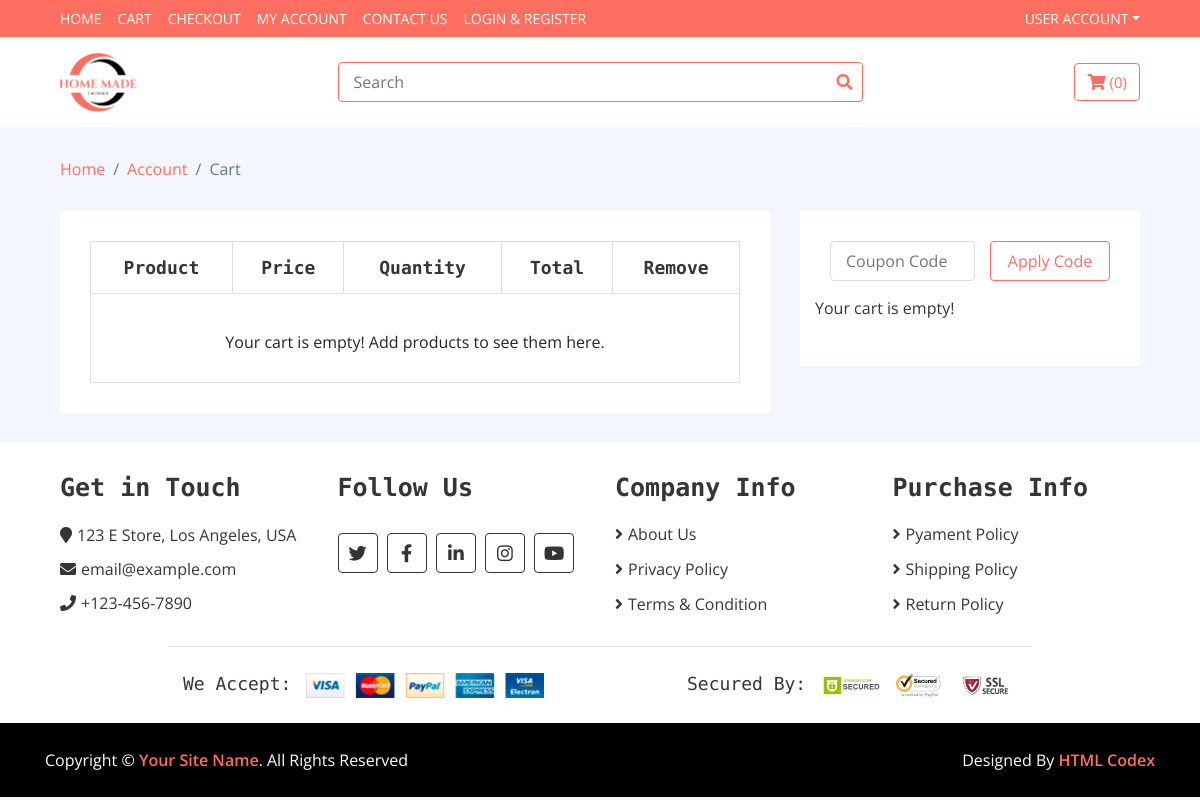
The page /account/cart/ (signed in) on the database as committed earlier.
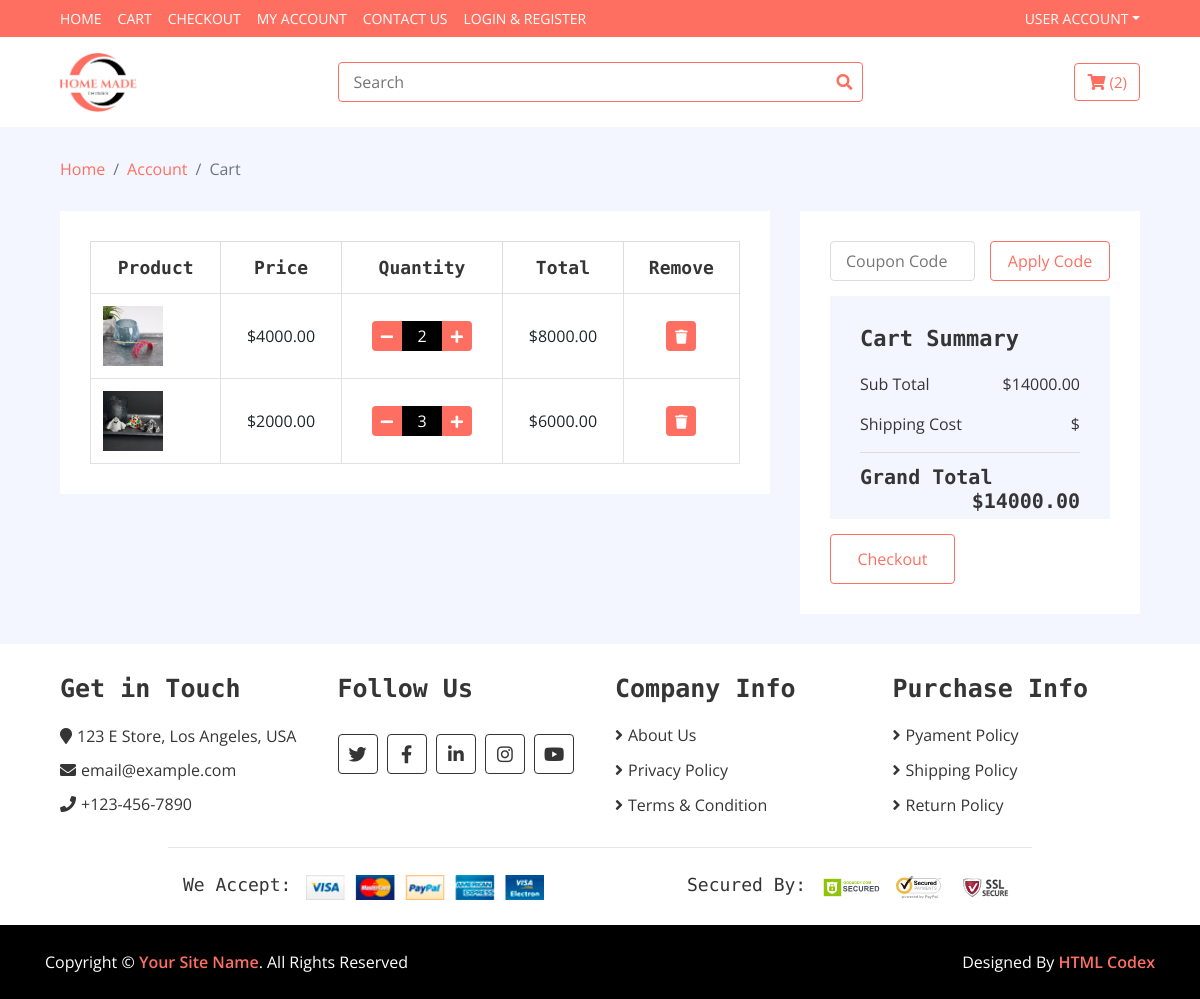
The same page on the database as committed later.
### account/models.py (models this page shows, shortened)
class Profile(BaseModel):
    user = models.OneToOneField(User, on_delete=models.CASCADE)
    is_email_varified = models.BooleanField(default=False)
    email_token = models.CharField(max_length=100,null=True,blank=True)
    prifile_image = models.ImageField(upload_to='profile')
    def get_cart_count(self):
        return CartItems.objects.filter(cart__is_paid=False,cart__user = self.user).count()

class CartItems(BaseModel):
    cart = models.ForeignKey(Cart,on_delete=models.CASCADE,related_name="cart_items")
    product = models.ForeignKey(Product,on_delete=models.SET_NULL,null=True,blank=True)
    quantity = models.PositiveIntegerField(default=1)
    def get_total_price(self):
        return self.product.price * self.quantity

class Cart(BaseModel):
    user = models.ForeignKey(User,on_delete=models.CASCADE,related_name='cart')
    coupon = models.ForeignKey(Coupon,on_delete=models.SET_NULL,null=True,blank=True)
    is_paid = models.BooleanField(default=False)
    payment_id = models.CharField(max_length=100, null=True, blank=True)  # Transaction ID from JazzCash
    payment_method = models.CharField(max_length=50, null=True, blank=True)  # E.g., 'JazzCash'
    payment_date = models.DateTimeField(null=True, blank=True)
    def get_cart_total(self):
        cart_items = self.cart_items.all()
        price = []
        for cart_item in cart_items:
            price.append(cart_item.get_total_price())
        if self.coupon:
            if self.coupon.minimum_amount < sum(price):
                return sum(price) - self.coupon.discount_price
        return sum(price)

### siteApp/models.py (models this page shows, shortened)
class Product(BaseModel):
    title = models.CharField(max_length=100)
    description = models.TextField()
    price = models.DecimalField(max_digits=10,decimal_places=2)
    slug = models.SlugField(unique=True,null=True,blank=True)
    category = models.ForeignKey('Category', on_delete=models.CASCADE,related_name='products')

class ProductImage(BaseModel):
    product = models.ForeignKey('Product',on_delete=models.CASCADE, related_name='product_image')
    image = models.ImageField(upload_to='products/')

### account/views.py (the view, shortened to what this page needs)
# urls.py: path('cart/',cart,name='cart'),
@login_required
def cart(request):
    cart_obj = Cart.objects.filter(is_paid=False, user=request.user).first()
    context = {'cart':cart_obj}
    return render(request, 'accounts/cart.html', context)

### templates/accounts/cart.html (shortened to what this page needs)
{% extends 'base/base.html' %}
{% block start %}
<div class="cart-page">
    <div class="container-fluid">
        <div class="row">
            <div class="col-lg-8">
                <div class="cart-page-inner">
                    <div class="table-responsive">
                        <table class="table table-bordered">
                            <thead class="thead-dark">
                                <tr>
                                    <th>Product</th>
                                    <th>Price</th>
                                    <th>Quantity</th>
                                    <th>Total</th>
                                    <th>Remove</th>
                                </tr>
                            </thead>
                            <tbody class="align-middle">
                            {% if cart and cart.cart_items.exists %}
                              {% for cart_item in cart.cart_items.all %}
                                <tr>
                                    <td>
                                        <div class="img">
                                            <a href="#"><img src="{{ cart_item.product.product_image.first.image.url }}" alt="Image"></a>
                                        </div>
                                    </td>
                                    <td>${{ cart_item.product.price }}</td>
                                    <td>
                                        <div class="qty">
                                            <button class="btn-minus" onclick="updateQuantity('{{ cart_item.uid }}', null ,-1)"><i class="fa fa-minus"></i></button>
                                            <input type="text" name="quantity" id="quantity-{{ cart_item.uid }}" value="{{ cart_item.quantity }}">
                                            <button class="btn-plus"  onclick="updateQuantity('{{ cart_item.uid }}', null ,1)"><i class="fa fa-plus"></i></button>
                                        </div>
                                    </td>
                                    <td id="total-price-{{ cart_item.uid }}">${{ cart_item.get_total_price}}</td>
                                    <td>
                                        <form method="POST" action="{% url 'remove_cart' cart_item.uid %}">
                                            <button type="submit"><i class="fa fa-trash"></i></button>
                                        </form>
                                    </td>
                                </tr>
                                {% empty %}
                                <tr>
                                    <td colspan="5">Your cart is empty!</td>
                                </tr>
                                {% endfor %}
                                {% else %}
                                <tr>
                                    <td colspan="5">
                                        <p class="text-center mt-4">Your cart is empty! Add products to see them here.</p>
                                    </td>
                                </tr>
                        {% endif %}
                            </tbody>
                        </table>
                    </div>
                </div>
            </div>
            <div class="col-lg-4">
                <div class="cart-page-inner">
                    <div class="row">
                        <div class="col-md-12">
                            <div class="coupon">
                                <form method="POST" action="">
                                    <input type="text" name="coupon" placeholder="Coupon Code">
                                    <button type="submit">Apply Code</button>
                                </form>
                            </div>
                        </div>
                        {% if cart %}
                        <div class="col-md-12">
                            <div class="cart-summary">
                                <div class="cart-content">
                                    <h1>Cart Summary</h1>
                                    <p>Sub Total<span  id="subtotal">${{ cart.get_cart_total }}</span></p>
                                    <p>Shipping Cost<span>${{ shipping_cost }}</span></p>
                                    <h2>Grand Total<span id="grandtotal">${{ cart.get_cart_total  }}</span></h2>
                                </div>
                                <div class="cart-btn">
                                    <a href="{% url 'checkout' %}">
                                        <button>Checkout</button>
                                    </a>
                                </div>
                            </div>
                        </div>
                        {% else %}
<p>Your cart is empty!</p>
{% endif %}
                    </div>
                </div>
            </div>
        </div>
    </div>
</div>
{% endblock  %}

### templates/base/base.html (shortened to what this page needs)
<!DOCTYPE html>
<html lang="en">
<head>
<link rel="stylesheet" href="https://cdn.jsdelivr.net/npm/sweetalert2@11/dist/sweetalert2.min.css">
    <link href="https://stackpath.bootstrapcdn.com/bootstrap/4.4.1/css/bootstrap.min.css" rel="stylesheet">
    <link href="https://cdnjs.cloudflare.com/ajax/libs/font-awesome/5.10.0/css/all.min.css" rel="stylesheet">
    <link href="/media/lib/slick/slick-theme.css" rel="stylesheet">
    <link href="/media/lib/slick/slick.css" rel="stylesheet">
    <link rel="stylesheet" href="https://cdnjs.cloudflare.com/ajax/libs/slick-carousel/1.8.1/slick.min.css" />
    <link rel="stylesheet" href="https://cdnjs.cloudflare.com/ajax/libs/slick-carousel/1.8.1/slick-theme.min.css" />
    <link rel="stylesheet" href="/media/css/style.css">
</head>
<body>
     <div class="nav">
        <div class="container-fluid">
            <nav class="navbar navbar-expand-md bg-dark navbar-dark">
                <div class="collapse navbar-collapse justify-content-between" id="navbarCollapse">
                    <div class="navbar-nav mr-auto">
                        <a href="{% url 'index' %}" class="nav-item nav-link">Home</a>
                        {% if user.is_authenticated %}
                        <a href="{% url 'cart' %}" class="nav-item nav-link">Cart</a>
                        <a href="{% url 'checkout' %}" class="nav-item nav-link">Checkout</a>
                        <a href="{% url 'my_account' %}" class="nav-item nav-link">My Account</a>
                        {% endif %}
                        <a href="{% url 'contact_us' %}" class="nav-item nav-link">Contact Us</a>
                        <a href="{% url 'login' %}" class="nav-item nav-link">Login & Register</a>
                    </div>
                    <div class="navbar-nav ml-auto">
                        <div class="nav-item dropdown">
                            <a href="#" class="nav-link dropdown-toggle" data-toggle="dropdown">User Account</a>
                        </div>
                    </div>
                </div>
            </nav>
        </div>
    </div>
    <div class="bottom-bar">
        <div class="container-fluid">
            <div class="row align-items-center">
                <div class="col-md-3">
                    <div class="logo">
                        <a href="{% url 'index' %}">
                            <img src="/media/img/logo.png" alt="Logo">
                        </a>
                    </div>
                </div>
                <div class="col-md-6">
                    <div class="search">
                        <input type="text" placeholder="Search">
                        <button><i class="fa fa-search"></i></button>
                    </div>
                </div>
                <div class="col-md-3">
                    <div class="user">
                        <a href="{% url 'cart' %}" class="btn cart">
                            <i class="fa fa-shopping-cart"></i>
                            <span>({{request.user.profile.get_cart_count}})</span>
                        </a>
                    </div>
                </div>
            </div>
        </div>
    </div>
    <div class="breadcrumb-wrap">
        <div class="container-fluid">
            <ul class="breadcrumb">
                <li class="breadcrumb-item"><a href="{% url 'index' %}">Home</a></li>
                {% for crumb in request.breadcrumbs %}
                    {% if not forloop.last %}
                        <li class="breadcrumb-item"><a href="{{ crumb.url }}">{{ crumb.name }}</a></li>
                    {% else %}
                        <li class="breadcrumb-item active">{{ crumb.name }}</li>
                    {% endif %}
                {% endfor %}
            </ul>
        </div>
    </div>
    {% block start %}
    {% endblock  %}
    <div class="footer">
        <div class="container-fluid">
            <div class="row">
                <div class="col-lg-3 col-md-6">
                    <div class="footer-widget">
                        <h2>Get in Touch</h2>
                        <div class="contact-info">
                            <p><i class="fa fa-map-marker"></i>123 E Store, Los Angeles, USA</p>
                            <p><i class="fa fa-envelope"></i>email@example.com</p>
                            <p><i class="fa fa-phone"></i>+123-456-7890</p>
                        </div>
                    </div>
                </div>
                <div class="col-lg-3 col-md-6">
                    <div class="footer-widget">
                        <h2>Follow Us</h2>
                        <div class="contact-info">
                            <div class="social">
                                <a href=""><i class="fab fa-twitter"></i></a>
                                <a href=""><i class="fab fa-facebook-f"></i></a>
                                <a href=""><i class="fab fa-linkedin-in"></i></a>
                                <a href=""><i class="fab fa-instagram"></i></a>
                                <a href=""><i class="fab fa-youtube"></i></a>
                            </div>
                        </div>
                    </div>
                </div>
                <div class="col-lg-3 col-md-6">
                    <div class="footer-widget">
                        <h2>Company Info</h2>
                        <ul>
                            <li><a href="#">About Us</a></li>
                            <li><a href="#">Privacy Policy</a></li>
                            <li><a href="#">Terms & Condition</a></li>
                        </ul>
                    </div>
                </div>
                <div class="col-lg-3 col-md-6">
                    <div class="footer-widget">
                        <h2>Purchase Info</h2>
                        <ul>
                            <li><a href="#">Pyament Policy</a></li>
                            <li><a href="#">Shipping Policy</a></li>
                            <li><a href="#">Return Policy</a></li>
                        </ul>
                    </div>
                </div>
            </div>
            <div class="row payment align-items-center">
                <div class="col-md-6">
                    <div class="payment-method">
                        <h2>We Accept:</h2>
                        <img src="/media/img/payment-method.png" alt="Payment Method" />
                    </div>
                </div>
                <div class="col-md-6">
                    <div class="payment-security">
                        <h2>Secured By:</h2>
                        <img src="/media/img/godaddy.svg" alt="Payment Security" />
                        <img src="/media/img/norton.svg" alt="Payment Security" />
                        <img src="/media/img/ssl.svg" alt="Payment Security" />
                    </div>
                </div>
            </div>
        </div>
    </div>
    <div class="footer-bottom">
        <div class="container">
            <div class="row">
                <div class="col-md-6 copyright">
                    <p>Copyright &copy; <a href="#">Your Site Name</a>. All Rights Reserved</p>
                </div>
                <div class="col-md-6 template-by">
                    <p>Designed By <a href="https://htmlcodex.com">HTML Codex</a></p>
                </div>
            </div>
        </div>
    </div>
</body>
</html>

Rows that differ between the two databases and show on the page:
added CartItems: product.product_image.first.image (picture), product.price "4000.00", quantity "2", get_total_price "8000.00"
added CartItems: product.product_image.first.image (picture), product.price "2000.00", quantity "3", get_total_price "6000.00"
added Cart: get_cart_total "14000.00"
Other text that changed with them:
{{ request.user.profile.get_cart_count }}: "0" → "2"
text no longer shown: "Your cart is empty! Add products to see them here. Your cart is empty!"
text now shown: "Cart Summary Sub Total $ Shipping Cost $ Grand Total $ Checkout"
